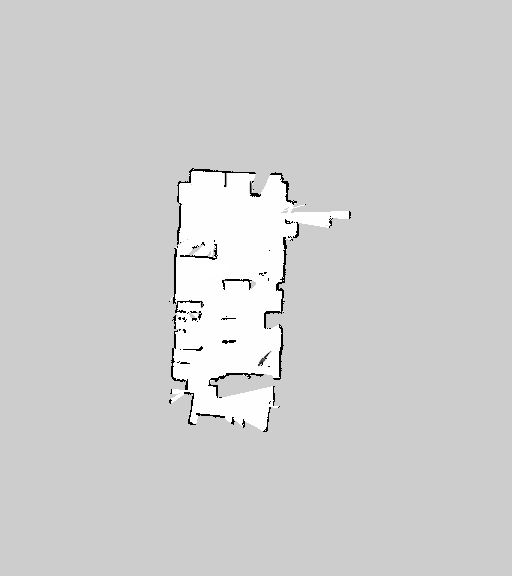
//> input picture map-processing/Sources/map_3.pgm, 512 x 576 px
$ ./Main   (built with g++ and OpenCV 4)
//> lines starting //> are read from the running program, lines starting //| are printed output that depends on the picture; after the words box and inside, x2 and y2 are one past the last pixel; in counts of white or black regions, pixels touching at a corner belong together
/**
 * @Author: Thibault Napoléon <Imothep>
 * @Company: ISEN Yncréa Ouest
 * @Email: thibault.napoleon@isen-ouest.yncrea.fr
 * @Created Date: 06-Nov-2017 - 10:49:44
 * @Last Modified: 28-Feb-2018 - 19:57:02
 */

// Includes.
#include "Main.hpp"

//------------------------------------------------------------------------------
//--- Main function ------------------------------------------------------------
//------------------------------------------------------------------------------
int main(int argc, char** argv)
{
  Mat image1Lines;
  Mat image2Lines;
  Mat image1 = imread("map_3.pgm");
//> image1 is the input picture: 576 rows x 512 cols, CV_8UC3; min 0, max 255, mean 207.4
  Mat image2 = imread("map_2.pgm");
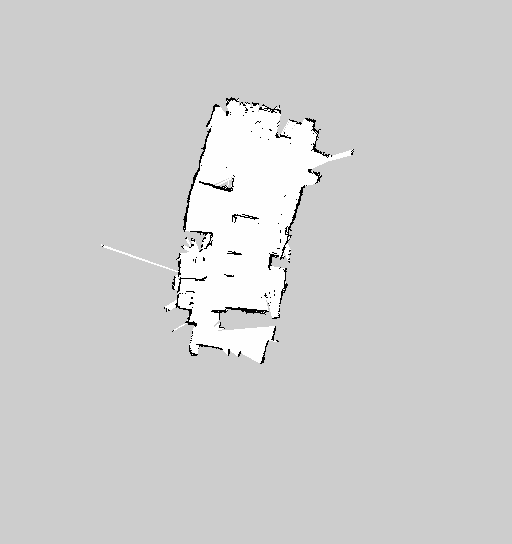
//> input picture map-processing/Sources/map_2.pgm, 512 x 544 px
//> image2 is the input picture: 544 rows x 512 cols, CV_8UC3; min 0, max 254, mean 207.5

  image1.copyTo(image1Lines);
  image2.copyTo(image2Lines);
  cvtColor(image1, image1, CV_BGR2GRAY);
//> image1: 576 rows x 512 cols, CV_8UC1
  cvtColor(image2, image2, CV_BGR2GRAY);
//> image2: 544 rows x 512 cols, CV_8UC1
  threshold(image1, image1, 50, 255, THRESH_BINARY);
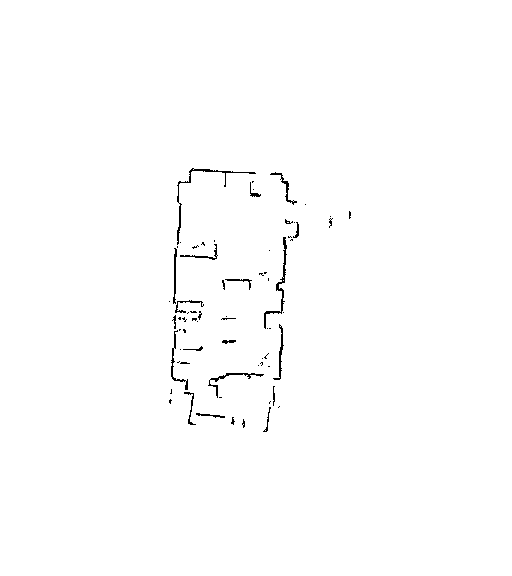
//> image1: 576 rows x 512 cols, CV_8UC1; 99.3% white; black in thin lines or dots, all inside (x1, y1, x2, y2) = (169, 168, 351, 432)
  threshold(image2, image2, 50, 255, THRESH_BINARY);
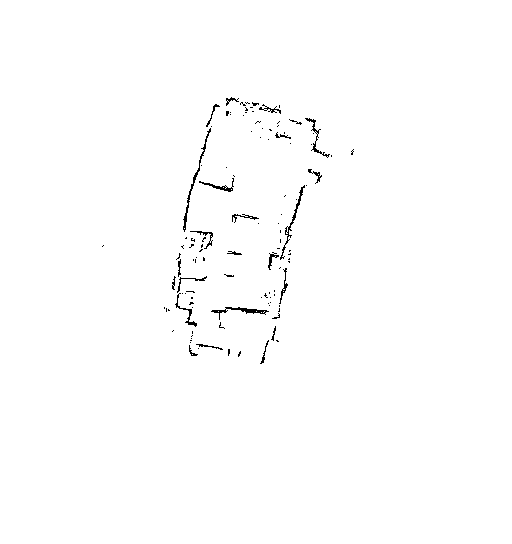
//> image2: 544 rows x 512 cols, CV_8UC1; 99.2% white; black in thin lines or dots, all inside (x1, y1, x2, y2) = (102, 97, 354, 364)
  image1 = 255 - image1;
  image2 = 255 - image2;

  vector<Vec4i> lines;
  HoughLinesP(image1, lines, 1, CV_PI/180, 50, 50, 10 );
//> lines = 6 lines (x1, y1, x2, y2): [283, 312, 285, 237], [174, 302, 176, 249], [282, 310, 284, 237], [171, 400, 173, 348], [191, 169, 254, 172], [279, 379, 282, 328]
  for( size_t i = 0; i < lines.size(); i++ )
  {
    Vec4i l = lines[i];
    line(image1Lines, Point(l[0], l[1]), Point(l[2], l[3]), Scalar(0,0,255), 3, CV_AA);
  }
//> this loop made 6 passes
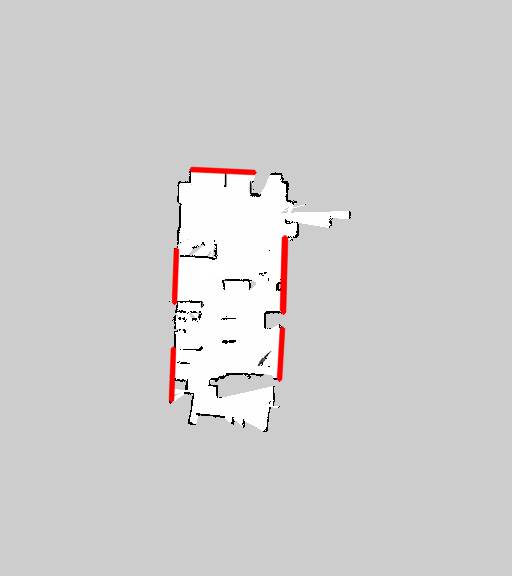
//> image1Lines: 576 rows x 512 cols, CV_8UC3; 0.77% of pixels changed, all inside (x1, y1, x2, y2) = (168, 166, 289, 403)
  lines.clear();
  HoughLinesP(image2, lines, 1, CV_PI/180, 50, 50, 10 );
//> lines = 3 lines (x1, y1, x2, y2): [194, 182, 213, 106], [280, 259, 304, 185], [272, 339, 290, 250]
  for( size_t i = 0; i < lines.size(); i++ )
  {
    Vec4i l = lines[i];
    line(image2Lines, Point(l[0], l[1]), Point(l[2], l[3]), Scalar(0,0,255), 3, CV_AA);
  }
//> this loop made 3 passes
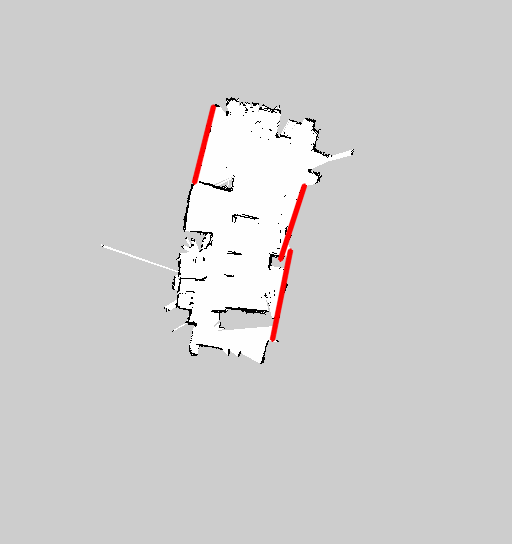
//> image2Lines: 544 rows x 512 cols, CV_8UC3; 0.64% of pixels changed, all inside (x1, y1, x2, y2) = (191, 104, 308, 342)

  imshow("Image 1", image1);
  imshow("Image 1 Lines", image1Lines);
  imshow("Image 2", image2);
  imshow("Image 2 Lines", image2Lines);
  waitKey();

	return EXIT_SUCCESS;
}
